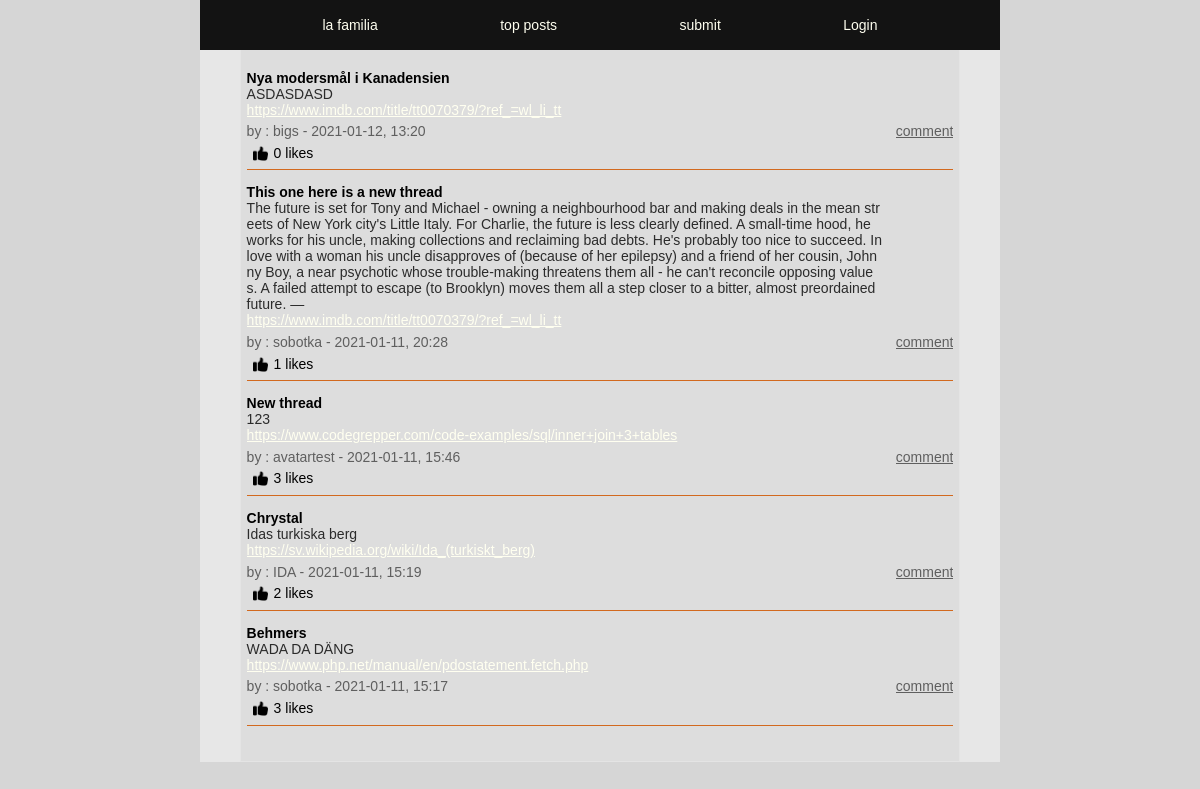
Before: / with the older database file.
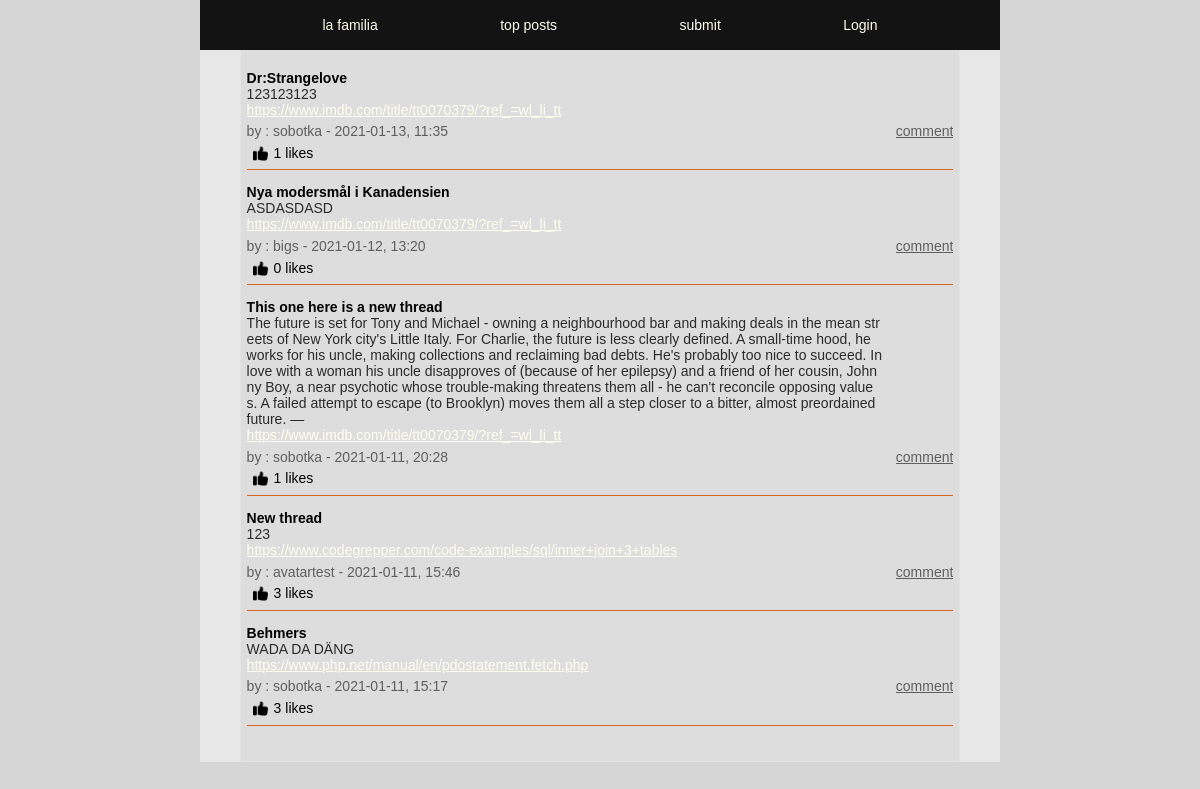
After: the same page with the newer database file.
### tables this page shows
CREATE TABLE posts (
id INTEGER PRIMARY KEY AUTOINCREMENT,
title TEXT,
user_id INTEGER,
url TEXT,
description TEXT,
post_date DATETIME);

CREATE TABLE users (
id INTEGER PRIMARY KEY AUTOINCREMENT,
username TEXT NOT NULL UNIQUE,
email TEXT NOT NULL UNIQUE,
firstname TEXT NOT NULL,
lastname TEXT NOT NULL,
passwd TEXT NOT NULL, 
biography TEXT, 
avatar TEXT);

### app/functions.php (called while the page is built, shortened)
<?php
function fetchLikes($pdo, $postId)
{
    $query = "SELECT COUNT(*) FROM upvotes WHERE post_id = :post_id";
    $statement = $pdo->prepare($query);
    $statement->bindParam(':post_id', $postId, PDO::PARAM_STR);
    $statement->execute();
    $likeCount = $statement->fetch(PDO::FETCH_ASSOC);
    return $likeCount;
}
function likeCheck($pdo, $likePostId, $userId)
{
    $query = "SELECT COUNT(*) FROM upvotes WHERE post_id = :post_id AND user_id = :user_id";
    $statement = $pdo->prepare($query);
    $statement->bindParam(':post_id', $likePostId, PDO::PARAM_STR);
    $statement->bindParam(':user_id', $userId, PDO::PARAM_STR);
    $statement->execute();
    $likeCheck = $statement->fetch(PDO::FETCH_ASSOC);
}

### index.php (the view, shortened to what this page needs)
<?php
require __DIR__ . ('/app/views/header.php');
require __DIR__ . ('/app/autoload.php');
require __DIR__ . ('/app/views/nav.php');
require __DIR__ . ('/app/views/footer.php');
if (isset($_GET['top-posts'])) {
    $posts = getMostLiked($pdo);
} else {
    $statement = $pdo->query('SELECT posts.*, users.username FROM users INNER JOIN posts ON posts.user_id = users.id ORDER BY post_date DESC');
    $posts = $statement->fetchAll(PDO::FETCH_ASSOC);
}
$userId = $_SESSION['user']['id'];
?>
<main>
    <section>
        <article class="index-container">
            <?php foreach ($posts as $post) : ?>
                <?php $postId = $post['id']; ?>
                <?php $likeCount = fetchLikes($pdo, $postId); ?>
                <?php $likeCheck = likeCheck($pdo, $postId, $userId); ?>
                <div class="index-title">
                    <h4> <?= $post['title']; ?> </h4>
                </div>
                <div class="index-description">
                    <p><?= $post['description'] ?></p>
                </div>
                <div class="index-url">
                    <a href="<?= $post['url']; ?>"><?= $post['url']; ?></a>
                </div>
                <div class="index-poster-info">
                    <p><?= "by : " . $post['username'] . " - " . $post['post_date']; ?></p>
                    <a href="comments.php?id=<?= $post['id'] ?>&title=<?= $post['title'] ?>">comment</a>
                </div>
                <div class="index-poster-likes">
                    <?php if (isset($likeCheck)) : ?>
                        <form action="/app/posts/dislike.php" method="post">
                            <label for="dislike"></label>
                            <input type="hidden" name="dislike" id="post_id" value="<?= $post['id']; ?>">
                            <button type="submit"><img src="/app/images/dislike.png" height="15px" width="15px" alt=""></button>
                        </form>
                    <?php elseif (!$likeCheck) : ?>
                        <form action="/app/posts/like.php" method="post">
                            <button type="submit"><img src="/app/images/likes.png" height=15px width="15px" alt=""></button>
                        </form>
                    <?php endif; ?>
                    <?= $likeCount['COUNT(*)'] . ' likes ' ?>
                </div>
            <?php endforeach; ?>
        </article>
    </section>
</main>

### app/views/header.php (shortened to what this page needs)
<!DOCTYPE html>
<html lang="en">
<head>
    <link rel="stylesheet" href="/app/assets/style.css">
    <link rel="stylesheet" href="/app/assets/login.css">
    <link rel="stylesheet" href="/app/assets/settings.css">
    <link rel="stylesheet" href="/app/assets/index.css">
    <link rel="stylesheet" href="/app/assets/comments.css">
    <link rel="stylesheet" href="/app/assets/comment-edit.css">
    <link rel="stylesheet" href="/app/assets/submit.css">
    <link rel="stylesheet" href="/app/assets/register.css">
    <link rel="stylesheet" href="/app/assets/nav.css">
</head>
<body>

### app/views/nav.php (shortened to what this page needs)
<nav>
    <ul>
        <li><a href="/../../index.php?latest"> la familia</a></li>
        <li><a href="/../../index.php?top-posts">top posts</a></li>
        <li><a href="/../../submit.php">submit</a></li>
        <?php if (!isset($_SESSION['user'])) : ?>
            <li><a href="/../../login.php"> Login</a></li>
        <?php endif; ?>
    </ul>
</nav>

### app/views/footer.php
</body>
</html>

### app/assets/style.css (style rules this page uses)
* { box-sizing: border-box; margin: 0; font-family: Verdana, Geneva, Tahoma, sans-serif, Arial, Teko-regular; font-size: 14px; }
body { width: 100%; display: flex; justify-content: center; min-height: 100vh; width: 100%; position: absolute; margin-left: auto; margin-right: auto; background-color: rgb(214, 214, 214); }
a { color :ivory; }
main { display: flex; justify-content: center; height: 100%; width: 100%; background-color: #4e463a; max-width: 800px; }
section { display: flex; justify-content: center; width: 100% ; max-width: 800px; min-height:100% ; margin-top: 50px; background-color: rgb(231, 231, 231); flex-wrap: wrap; }

### app/assets/index.css (style rules this page uses)
.index-container { display: flex; width: 90%; height:auto; flex-wrap: wrap; background-color: rgb(221, 221, 221); border: 1px solid rgb(228, 228, 228); border-top: none; padding: 0.4rem ; padding-bottom: 2.5rem; }
.index-title { height : auto; width: 100%; margin-top: 1rem; }
.index-description { height : auto; word-break: break-all; width:90%; font-size: 16px; color: rgb(43, 43, 43); }
.index-url { width: 80%; overflow: hidden; text-overflow: ellipsis; white-space: nowrap; }
.index-poster-info { padding:0.4rem 0 0.4rem; display: flex; justify-content: space-between; height: auto; width: 100%; font-size: 14px; color: rgb(95, 95, 95); }
.index-poster-info a { color: rgb(95, 95, 95); overflow: hidden; text-overflow: ellipsis; white-space: nowrap; }
.index-poster-likes { display: flex; justify-content: flex-start; width: 100%; background-color: rgb(221, 221, 221); border: none; border-bottom: solid 1px chocolate; }
.index-poster-likes button { border: none; background-color: rgb(221, 221, 221); padding-bottom: 0.4rem; }

### app/assets/nav.css (style rules this page uses)
nav { display: flex; justify-content: space-evenly; align-items: center; background-color: #131313; color: white; width:100%; height: 50px; position: fixed; font-size: 14px; max-width: 800px; }
ul { display: flex; justify-content:space-evenly ; align-items: center; width: 100%; list-style: none; position: absolute; padding: 0; }
li { display: inline-block; cursor: pointer; }
nav a { text-decoration: none; }

Changed rows visible on the page:
no longer on this page (row unchanged): posts: title "Chrystal", description "Idas turkiska berg", url "https://sv.wikipedia.org/wiki/Ida_(turkiskt_berg)", user.username "IDA", post_date "2021-01-11, 15:19", COUNT "2"
added posts: title "Dr:Strangelove", description "123123123", url "https://www.imdb.com/title/tt0070379/?ref_=wl_li_tt", user.username "sobotka", post_date "2021-01-13, 11:35", COUNT "1"
